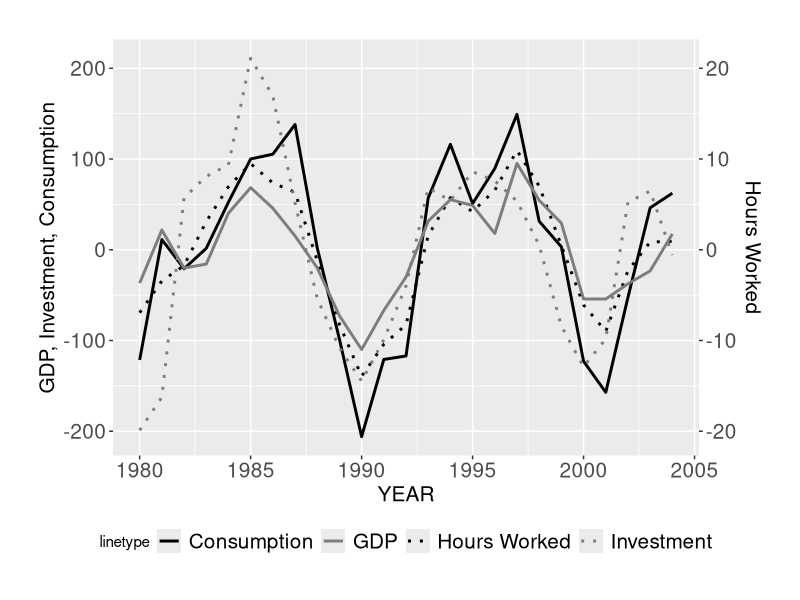

R code for this plot:
# author : Pierre Pili
# email : pierre.pili@etu.minesparis.psl.eu
# description : Plots

### Libraries ###
library(tidyverse)
library(ggplot2)

### Imports ###
cycles <- read.csv("OUTPUT/DATA/cycles.csv")

### Plots ###
#GDP
cycle_plots <- ggplot(cycles) +
  geom_line(aes(x = YEAR, y = GDP_C, linetype = "GDP"), color = "#000000", size = 1) + #nolint
  geom_line(aes(x = YEAR, y = INVESTMENT_C, linetype = "Investment"), color = "#000000", size = 1) + #nolint
  geom_line(aes(x = YEAR, y = CONSUMPTION_C, linetype = "Consumption"), color = "#7d7d7d", size = 1) + #nolint
  geom_line(aes(x = YEAR, y = 10 * HOURS_WORKED_C, linetype = "Hours Worked"), color = "#7d7d7d", size = 1) + #nolint
  scale_y_continuous(
    name = "GDP, Investment, Consumption",
    sec.axis = sec_axis(~ .,
                        name = "Hours Worked",
                        labels = scales::comma_format(scale = 0.1),
                        breaks = scales::breaks_pretty())
  ) +
  scale_linetype_manual(values = c("GDP" = "solid", "Investment" = "dotted", "Consumption" = "solid", "Hours Worked" = "dotted")) + #nolint
  scale_color_manual(values = c("GDP" = "#000000", "Investment" = "#000000", "Consumption" = "#7d7d7d", "Hours Worked" = "#7d7d7d")) + #nolint
  theme(
    axis.title.x = element_text(size = 15),
    axis.title.y = element_text(size = 15),
    axis.text.x = element_text(size = 15),
    axis.text.y = element_text(size = 15),
    plot.margin = margin(1, 1, 1, 1, "cm"),
    legend.position = "bottom", legend.text = element_text(size = 15)
  ) +
  guides(linetype = guide_legend(override.aes = list(color = c("black", "#7d7d7d", "black", "#7d7d7d")))) #nolint


ggsave("OUTPUT/MEDIA/cycles.png", plot = cycle_plots, height = 7, width = 11, units = "in") #nolint
